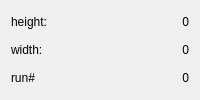
          <widget class="QWidget" name="statusCARESSTab">
           <attribute name="title">
            <string>Caress</string>
           </attribute>
           <layout class="QGridLayout" name="gridLayout_14">
            <item row="0" column="0">
             <widget class="QLabel" name="textLabel21">
              <property name="text">
               <string>height:</string>
              </property>
              <property name="wordWrap">
               <bool>false</bool>
              </property>
             </widget>
            </item>
            <item row="1" column="0">
             <widget class="QLabel" name="textLabel22">
              <property name="text">
               <string>width:</string>
              </property>
              <property name="wordWrap">
               <bool>false</bool>
              </property>
             </widget>
            </item>
            <item row="3" column="0">
             <widget class="QLabel" name="textLabel23">
              <property name="text">
               <string>run#</string>
              </property>
              <property name="wordWrap">
               <bool>false</bool>
              </property>
             </widget>
            </item>
            <item row="0" column="1">
             <widget class="QLabel" name="caressHeight">
              <property name="text">
               <string>&lt;p align=&quot;right&quot;&gt;0&lt;/p&gt;</string>
              </property>
              <property name="wordWrap">
               <bool>false</bool>
              </property>
             </widget>
            </item>
            <item row="1" column="1">
             <widget class="QLabel" name="caressWidth">
              <property name="text">
               <string>&lt;p align=&quot;right&quot;&gt;0&lt;/p&gt;</string>
              </property>
              <property name="wordWrap">
               <bool>false</bool>
              </property>
             </widget>
            </item>
            <item row="3" column="1">
             <widget class="QLabel" name="caressRun">
              <property name="text">
               <string>&lt;p align=&quot;right&quot;&gt;0&lt;/p&gt;</string>
              </property>
              <property name="wordWrap">
               <bool>false</bool>
              </property>
             </widget>
            </item>
           </layout>
          </widget>
